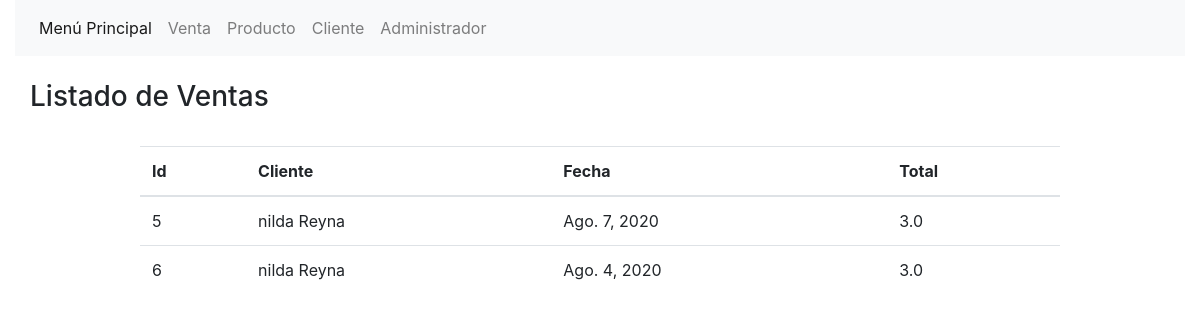
Page /venta/ on the committed database.
### aplicacion/models.py (models this page shows, shortened)
class Factura(models.Model):
    cliente = models.ForeignKey(Cliente, on_delete = models.CASCADE)
    fecha = models.DateField()
    total = models.FloatField(default=0)
    class Meta:
        verbose_name = 'Factura'
        verbose_name_plural = 'Facturas'

class Cliente(models.Model):
    ruc = models.CharField(max_length=13)
    nombre = models.CharField(max_length=300)
    direccion = models.TextField(blank=True, null=True)
    producto = models.ManyToManyField(Producto)
    class Meta:
        verbose_name = 'Cliente'
        verbose_name_plural = 'Clientes'
    def __str__(self):
        return self.nombre

### aplicacion/views.py (the view)
# urls.py: path('venta/',listarVenta, name='venta'),#MENU VENTAS
def listarVenta(request):
    factura = Factura.objects.all()
    opciones = {'menu': 'Menú Principal', 'venta': 'Venta', 'producto': 'Producto',
                'cliente': 'Cliente', 'administrar': 'Administrador', 'facturas': factura}
    return render(request, 'venta.html', opciones)

### Templates/venta.html (shortened to what this page needs)
<!DOCTYPE html>
<html lang="es">
<head>
    {% load static %}
    <link href="{% static 'bootstrap/css/bootstrap.min.css' %}" rel="stylesheet">
</head>
<body>
    <div class="container-fluid">
    <nav class="navbar navbar-expand-lg navbar-light bg-light " >
  <div class="collapse navbar-collapse" id="navbarSupportedContent">
    <ul class="navbar-nav mr-auto">
      <li class="nav-item active">
        <a class="nav-link" href='/'>{{menu}} <span class="sr-only">(current)</span></a>
      </li>
      <li class="nav-item">
        <a class="nav-link" href="/venta">{{ venta }}</a>
      </li>
      <li class="nav-item">
        <a class="nav-link" href="/producto">{{ producto }}</a>
      </li>
     <li class="nav-item">
        <a class="nav-link" href="/cliente">{{ cliente }}</a>
      </li>
      <li class="nav-item">
        <a class="nav-link" href="/admin">{{ administrar }}</a>
      </li>
    </ul>
  </div>
</nav>
</div>
<div class="container">
    <br><div class="row"><h3>Listado de Ventas</h3></div>
     <div class="row">
    <div class="col-md-1"></div>
    <div class="col-md-10">
        <br>
    <table class="table table-hover">
  <thead>
    <tr>
      <th scope="col">Id</th>
      <th scope="col">Cliente</th>
      <th scope="col">Fecha</th>
      <th scope="col">Total</th>
    </tr>
  </thead>
  <tbody>
  {% for factura in facturas %}
    <tr>
       <td>{{ factura.id }}</td>
        <td>{{ factura.cliente }}</td>
        <td>{{ factura.fecha }}</td>
        <td>{{ factura.total }}</td>
    </tr>
   {% endfor %}
  </tbody>
</table>
    </div>
    <div class="col-md-1"></div>
</div>
</body>
</html>

### rows in the picture
Factura: id "5", cliente "nilda Reyna", fecha "Ago. 7, 2020", total "3.0"
Factura: id "6", cliente "nilda Reyna", fecha "Ago. 4, 2020", total "3.0"

### other values in the picture
{{ menu }} "Menú Principal"
{{ venta }} "Venta"
{{ producto }} "Producto"
{{ cliente }} "Cliente"
{{ administrar }} "Administrador"
